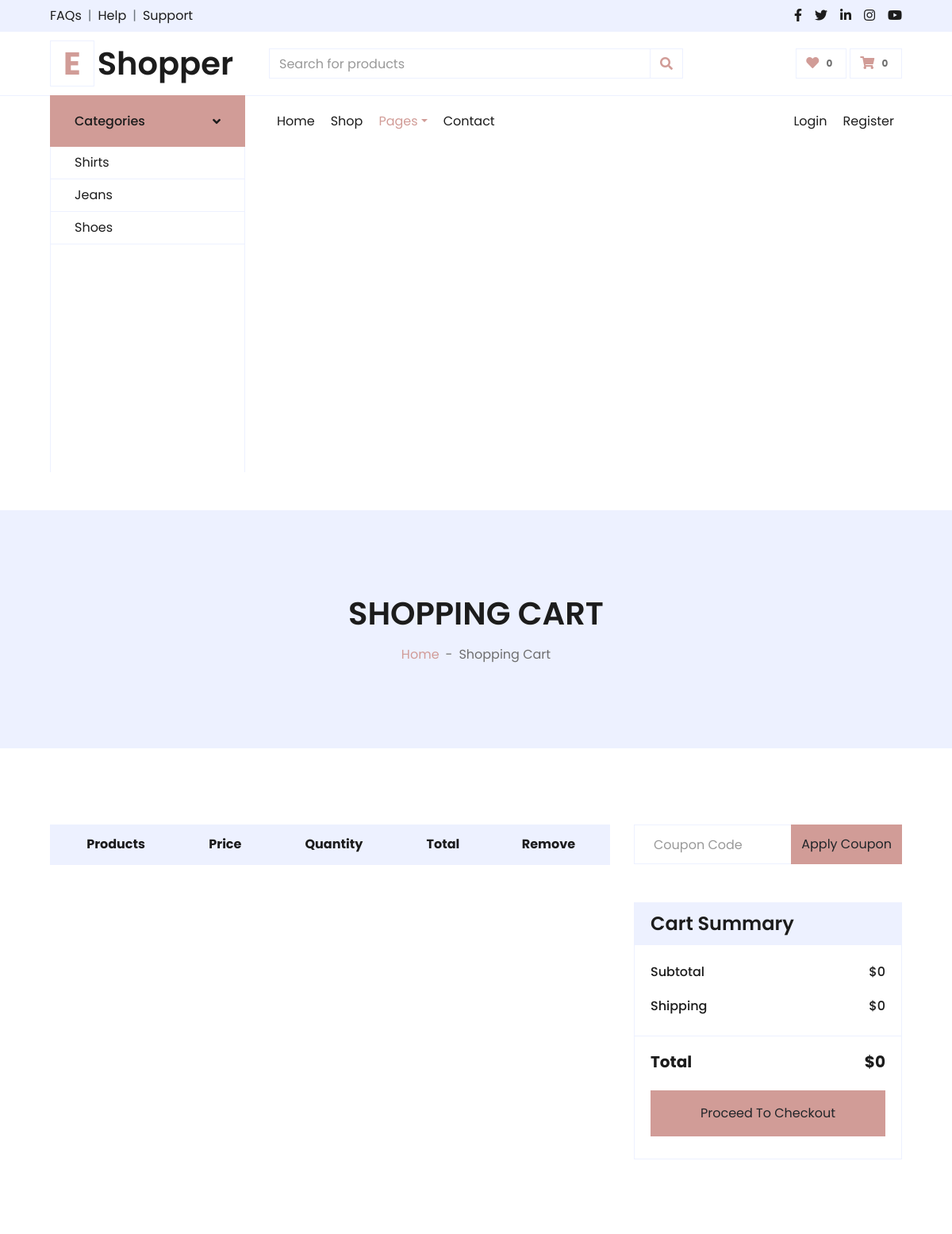
Before: /cart/ (upper part) with the older database file.
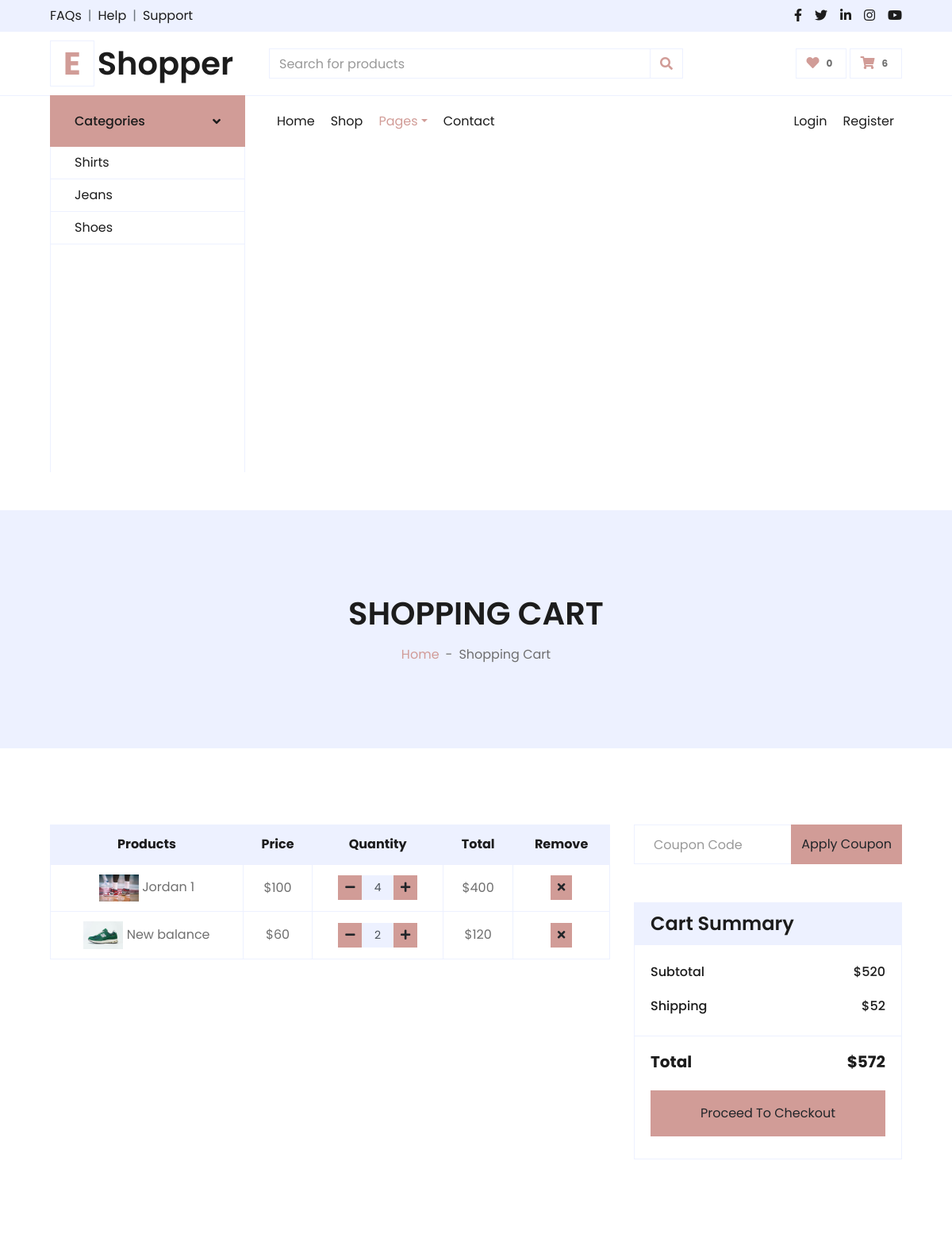
After: the same page with the newer database file.
### main/models.py (models this page shows, shortened)
class Category(models.Model):
    name = models.CharField('Category name', max_length=60)

class Cart(models.Model):
    product = models.ForeignKey(Product, on_delete=models.CASCADE)
    count = models.PositiveIntegerField('Cart product count', default=1)
    total_price = models.PositiveIntegerField('Cart total price')

class Product(models.Model):
    category = models.ForeignKey(Category, on_delete=models.CASCADE, related_name='cat_prod')
    image = models.ImageField('Product image', upload_to='products')
    name = models.CharField('Product name', max_length=100)
    color = models.ManyToManyField(Color)
    size = models.ManyToManyField(Size)
    price = models.PositiveIntegerField('Product price')
    discount_price = models.PositiveIntegerField('Product discount price')
    about = models.TextField()

### main/views.py (the view)
# urls.py: path('cart/', views.cart, name='cart'),
def cart(request):
    category_list = Category.objects.all()
    cart_list_count = get_items_count_in_cart()[0]
    cart_list_price_sum = get_items_count_in_cart()[1]
    cart_list = Cart.objects.all()
    shipping_price = round(cart_list_price_sum * 10 / 100)
    return render(request, 'cart.html', context={
        'nav_item':'cart' ,
        'category_list':category_list,
        'cart_list':cart_list,
        'cart_list_count':cart_list_count,
        'cart_list_price_sum':cart_list_price_sum,
        'shipping_price':shipping_price,
        'full_price':cart_list_price_sum + shipping_price
    })

### main/views.py (called while the page is built)
def get_items_count_in_cart():
    count_sum = 0
    price_sum = 0
    for i in Cart.objects.all():
        count_sum += i.count
        price_sum += i.total_price
    return [count_sum, price_sum]

### main/templates/cart.html (shortened to what the changed rows need)
{% extends 'base.html' %}
{% block body %}
    <div class="container-fluid bg-secondary mb-5">
        <div class="d-flex flex-column align-items-center justify-content-center" style="min-height: 300px">
            <h1 class="font-weight-semi-bold text-uppercase mb-3">Shopping Cart</h1>
        </div>
    </div>
    <div class="container-fluid pt-5">
        <div class="row px-xl-5">
            <div class="col-lg-8 table-responsive mb-5">
                <table class="table table-bordered text-center mb-0">
                    <thead class="bg-secondary text-dark">
                        <tr>
                            <th>Products</th>
                            <th>Price</th>
                            <th>Quantity</th>
                            <th>Total</th>
                            <th>Remove</th>
                        </tr>
                    </thead>
                    <tbody class="align-middle">
                        {% for i in cart_list %}
                        <tr>
                            <td class="align-middle"><img src="{{ i.product.image.url }}" alt="" style="width: 50px;"> {{ i.product.name }}</td>
                            <td class="align-middle">${{ i.product.discount_price }}</td>
                            <td class="align-middle">
                                <div class="input-group quantity mx-auto" style="width: 100px;">
                                    <div class="input-group-btn">
                                        <form action="{% url 'subtract_product_count' %}" method="post">
                                            <button type="submit" name="cart_id" value="{{ i.id }}" class="btn btn-sm btn-primary btn-minus" ><i class="fa fa-minus"></i></button>
                                        </form>
                                    </div>
                                    <input type="text" class="form-control form-control-sm bg-secondary text-center" value="{{ i.count }}">
                                    <div class="input-group-btn">
                                        <form action="{% url 'add_product_count' %}" method="post">
                                            <button type="submit" name="cart_id" value="{{ i.id }}" class="btn btn-sm btn-primary btn-plus"><i class="fa fa-plus"></i></button>
                                        </form>
                                    </div>
                                </div>
                            </td>
                            <td class="align-middle">${{ i.total_price }}</td>
                            <td class="align-middle">
                                <form action="{% url 'delete_from_cart' %}" method="post">
                                    <button type="submit" class="btn btn-sm btn-primary" name="cart_id" value="{{ i.id }}"><i class="fa fa-times"></i></button>
                                </form>
                            </td>
                        </tr>
                        {% endfor %}
                    </tbody>
                </table>
            </div>
            <div class="col-lg-4">
                <div class="card border-secondary mb-5">
                    <div class="card-body">
                        <div class="d-flex justify-content-between mb-3 pt-1">
                            <h6 class="font-weight-medium">Subtotal</h6>
                            <h6 class="font-weight-medium">${{ cart_list_price_sum }}</h6>
                        </div>
                        <div class="d-flex justify-content-between">
                            <h6 class="font-weight-medium">Shipping</h6>
                            <h6 class="font-weight-medium">${{ shipping_price }}</h6>
                        </div>
                    </div>
                    <div class="card-footer border-secondary bg-transparent">
                        <div class="d-flex justify-content-between mt-2">
                            <h5 class="font-weight-bold">Total</h5>
                            <h5 class="font-weight-bold">${{ full_price }}</h5>
                        </div>
                    </div>
                </div>
            </div>
        </div>
    </div>
{% endblock %}

### main/templates/base.html (shortened to what the changed rows need)
{% load static %}
<!DOCTYPE html>
<html lang="en">
<head>
    <link href="https://cdnjs.cloudflare.com/ajax/libs/font-awesome/5.10.0/css/all.min.css" rel="stylesheet">
    <link href="{% static 'lib/owlcarousel/assets/owl.carousel.min.css' %}" rel="stylesheet">
    <link href="{% static 'css/style.css' %}" rel="stylesheet">
</head>
<body>
        <div class="container-fluid">
            <div class="row align-items-center py-3 px-xl-5">
                <div class="col-lg-3 d-none d-lg-block">
                    <a href="" class="text-decoration-none">
                        <h1 class="m-0 display-5 font-weight-semi-bold"><span class="text-primary font-weight-bold border px-3 mr-1">E</span>Shopper</h1>
                    </a>
                </div>
                <div class="col-lg-3 col-6 text-right">
                    <a href="{% url 'cart' %}" class="btn border">
                        <i class="fas fa-shopping-cart text-primary"></i>
                        <span class="badge">{{ cart_list_count }}</span>
                    </a>
                </div>
            </div>
        </div>
        <div class="container-fluid mb-5">
            <div class="row border-top px-xl-5">
                <div class="col-lg-3 d-none d-lg-block">
                    <nav class="collapse show navbar navbar-vertical navbar-light align-items-start p-0 border border-top-0 border-bottom-0" id="navbar-vertical">
                        <div class="navbar-nav w-100 overflow-hidden" style="height: 410px">
                            {% for i in category_list %}
                                <a href="{% url 'shop_filter' i.id %}" class="nav-item nav-link">{{ i.name }}</a>
                            {% endfor %}
                        </div>
                    </nav>
                </div>
            </div>
        </div>
    {% block body %}{% endblock %}
</body>
</html>

Changed rows visible on the page:
added Cart: product.image (picture), product.name "Jordan 1", product.discount_price "100", {{ i.id }} 31 (drawn), count "4", total_price "400"
added Cart: product.image (picture), product.name "New balance", product.discount_price "60", {{ i.id }} 32 (drawn), count "2", total_price "120"
Other visible differences:
{{ cart_list_count }}: "0" → "6"
{{ cart_list_price_sum }}: "0" → "520"
{{ shipping_price }}: "0" → "52"
{{ full_price }}: "0" → "572"
